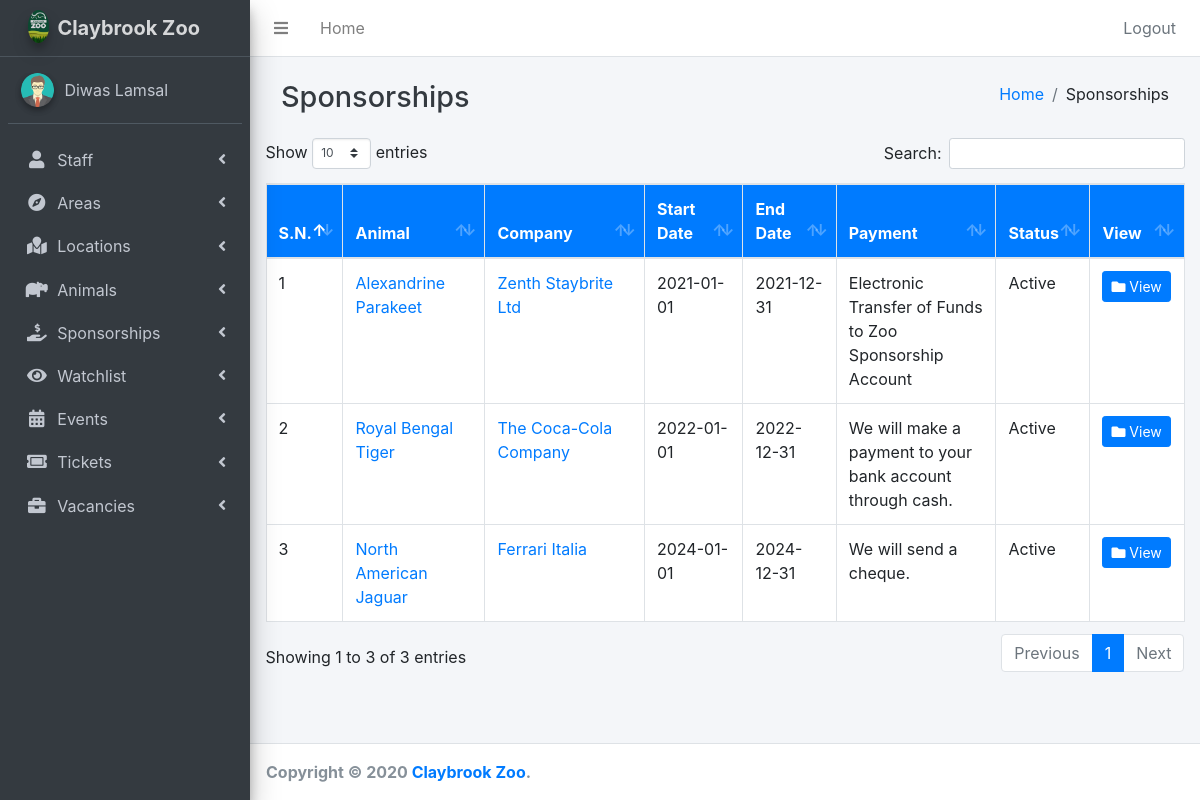
The page /public/ManageSponsorships/active (signed in) on the database its author committed.
### tables this page shows
CREATE TABLE `sponsorships` (
  `sid` int(11) NOT NULL,
  `said` varchar(11) NOT NULL,
  `ssid` int(11) NOT NULL,
  `sprice` double(15,2) NOT NULL,
  `sstartdate` date NOT NULL,
  `senddate` date NOT NULL,
  `sarea` varchar(255) NOT NULL,
  `snotes` text,
  `spaymentdetails` text,
  `spaid` enum('Yes','No') NOT NULL,
  `reviewdate` date DEFAULT NULL,
  `ssigndate` date DEFAULT NULL,
  `sstatus` enum('Pending','Active','Expired') NOT NULL
);

CREATE TABLE `animals` (
  `aid` varchar(11) NOT NULL,
  `alid` int(11) NOT NULL,
  `aspecies` varchar(255) NOT NULL,
  `aname` varchar(255) NOT NULL,
  `adob` date NOT NULL,
  `agender` enum('Male','Female','Other') NOT NULL,
  `alifespan` varchar(255) NOT NULL,
  `alevel` enum('A','B','C','D','E') NOT NULL,
  `acategory` enum('Bird','Fish','Reptile or Amphibian','Mammal') NOT NULL,
  `adiet` text NOT NULL,
  `anaturalhabitat` text NOT NULL,
  `aglobalpopulation` text NOT NULL,
  `adateofjoin` date NOT NULL,
  `asize` text NOT NULL,
  `afeatured` enum('Yes','No') NOT NULL,
  `astatus` enum('Active','Dormant') NOT NULL
);

CREATE TABLE `sponsors` (
  `sid` int(11) NOT NULL,
  `scompany` varchar(255) NOT NULL,
  `sptelephone` varchar(20) NOT NULL,
  `sstelephone` varchar(20) DEFAULT NULL,
  `semail` varchar(255) NOT NULL,
  `saddress` text NOT NULL,
  `sbanner` varchar(255) NOT NULL,
  `swebsite` varchar(255) NOT NULL
);

### app/functions/functions.php (called while the page is built, shortened)
<?php
function loadTemplate($fileName, $templateVars) {
  extract($templateVars);
  require $fileName;
  $contents = ob_get_clean();
  return $contents;
}
?>

### app/controllers/ManageSponsorships.php (called while the page is built, shortened)
<?php
class ManageSponsorships extends Controller{
  public function active($val=""){
    $sponsorshipClass = new DatabaseTable('sponsorships');
    $sponsorships=$sponsorshipClass->find('sstatus', 'Active');
    $this->sponsorships($sponsorships, $val);
  }
  public function sponsorships($sponsorships, $val){
    $messageTemplate = '../app/templates/admin/MessageTemplate.php';
    $message = loadTemplate($messageTemplate, ['message'=>$val]);
    $template = '../app/views/adminDash/dataTableCode.php';
    $dataTableCode = loadTemplate($template, []);
    $template = '../app/views/adminDash/sponsors/manageSponsorships.php';
    $content = loadTemplate($template, ['sponsorships'=>$sponsorships, 'dataTableCode'=>$dataTableCode, 'message'=>$message]);
  }
}
?>

### app/core/App.php (called while the page is built, shortened)
<?php
class App{
    protected $method = 'index';
    public function __construct(){
      $url = $this->parseUrl();
      if (file_exists('../app/controllers/' . $url[0] . '.php')) {
          unset($url[0]);
      }
      $this->controller = new $this->controller;
      if (isset($url[1])) {
          if (method_exists($this->controller, $url[1])) {
              $this->method = $url[1];
              unset($url[1]);
          }
      }
      $this->param = $url ? array_values($url) : [];
      call_user_func_array([$this->controller,$this->method],$this->param);
    }
    public function parseUrl(){
      if (isset($_GET['url'])) {
          return $url = explode('/', filter_var(rtrim($_GET['url'], '/'), FILTER_SANITIZE_URL));
      }
    }
}

### public/index.php (called while the page is built, shortened)
<?php
  require_once '../app/pdoconnect/pdoconnect.php';
  require_once '../app/models/databasetable.php';
  require_once '../app/functions/functions.php';
  require_once '../app/functions/otherDatabaseFunctions.php';
  $app = new App;
?>

### app/models/databasetable.php (called while the page is built, shortened)
<?php
class DatabaseTable{
	public $table;
	function __construct($table){
		$this->table = $table;
	}
	function find($field, $value) {
	    global $pdo;
	    $stmt = $pdo->prepare('SELECT * FROM '.$this->table.' WHERE '.$field.'=:value');
	    $criteria = [
	            'value' => $value
	    ];
	    $stmt->execute($criteria);
	    return $stmt;
	}
}

### app/functions/otherDatabaseFunctions.php (called while the page is built, shortened)
<?php
function getSponsorById($id){
  $objClass=new DatabaseTable('sponsors');
  $ob=$objClass->find('sid',$id);
  return $ob;
}
function getAnimalById($id){
    $animalClass = new DatabaseTable('animals');
    $animal = $animalClass->find('aid', $id);
    return $animal;
}
?>

### app/views/adminDash/sponsors/manageSponsorships.php (the view, shortened to what this page needs)
<div class="row">
  <section class="col-lg-12 connectedSortable">
  <table id="listTable" class="table allTable table-striped table-bordered" style="width:100%">
    <thead>
      <tr>
        <th>S.N.</th>
        <th>Animal</th>
        <th>Company</th>
        <th>Start Date</th>
        <th>End Date</th>
        <th>Payment</th>
        <th>Status</th>
        <th>View</th>
      </tr>
    </thead>
    <tbody>
    <?php
    $count = 0;
      while($sponsorship = $sponsorships->fetch()){
        $animal = getAnimalById($sponsorship['said'])->fetch();
        $sponsor = getSponsorById($sponsorship['ssid'])->fetch();
        $animalLink = "<a href = '/ZooAssignment/public/ManageAnimals/all/$animal[aid]' target='_blank'>$animal[aname]</a>";
        $sponsorLink = "<a href = '/ZooAssignment/public/ManageSponsorships/sponsors/$sponsor[sid]' target='_blank'>$sponsor[scompany]</a>";
        $viewIcon = '<a class="tbl-btn btn btn-primary btn-sm"
                        href = "/ZooAssignment/public/ManageSponsorships/'.strtolower($sponsorship['sstatus']).'/'.$sponsorship['sid'].'">
                            <i class="fas fa-folder"></i> View
                        </a>';
        $count++;
        echo '<tr>
                <td>'.$count.'</td>
                <td>'.$animalLink.'</td>
                <td>'.$sponsorLink.'</td>
                <td>'.$sponsorship['sstartdate'].'</td>
                <td>'.$sponsorship['senddate'].'</td>
                <td>'.$sponsorship['spaymentdetails'].'</td>
                <td>'.$sponsorship['sstatus'].'</td>
                <td>'.$viewIcon.'</td>
        ';
      }
    ?>
      </tbody>
    </table>
  </section>
</div>

### public/css/adminStyle.css (style rules this page uses)
.allTable th { background: #007bff; color: white; }
.allTable tr { background: white !important; }
.allTable td { max-width: 200px !important; }
.tbl-btn { white-space: nowrap; }

### app/views/adminDash/dataTableCode.php (style rules this page uses)
#listTable { margin-bottom: 10px !important; }

### rows shown on the page
sponsorships: said.aname "Alexandrine Parakeet", ssid.scompany "Zenth Staybrite Ltd", sstartdate "2021-01-01", senddate "2021-12-31", spaymentdetails "Electronic Transfer of Funds to Zoo Sponsorship Account", sstatus "Active"
sponsorships: said.aname "Royal Bengal Tiger", ssid.scompany "The Coca-Cola Company", sstartdate "2022-01-01", senddate "2022-12-31", spaymentdetails "We will make a payment to your bank account through cash.", sstatus "Active"
sponsorships: said.aname "North American Jaguar", ssid.scompany "Ferrari Italia", sstartdate "2024-01-01", senddate "2024-12-31", spaymentdetails "We will send a cheque.", sstatus "Active"

### other values the page prints
$currentUser['ufullname'] "Diwas Lamsal"
$bodyTitle "Sponsorships"
$bcVal "Sponsorships"
